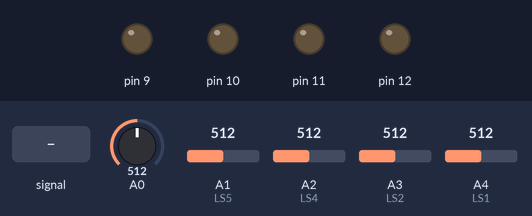
This sketch was run on a simulated Arduino Uno, built with avr-gcc and run on an emulated ATmega328P. Parts: output pins drawn as LEDs (lit = HIGH). Dashed ring = blinking. Inputs (shaded band) come from the test bench; at power-on: A3 (LS2) = 512, A0 = 512, A1 (LS5) = 512, A2 (LS4) = 512, A4 (LS1) = 512. What the sketch prints to the serial monitor is not drawn.

Above: at 1.2 s.
1.3 s: A4 (LS1) fed a 200 Hz sine of ±255 counts around its level
At 2.19 s:
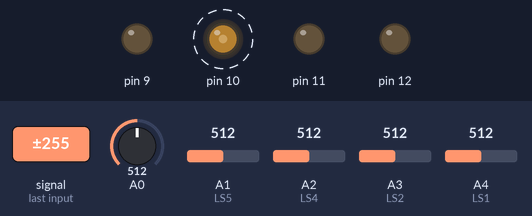
4.3 s: A3 (LS2) set to 95
7.3 s: A3 (LS2) set to 85
At 8.3 s:
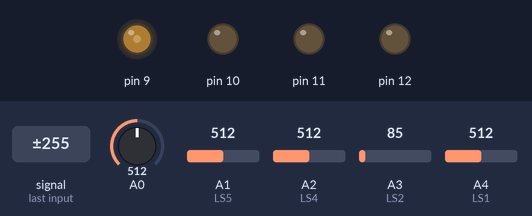
8.8 s: A3 (LS2) set to 247
10.3 s: A3 (LS2) set to 273
At 10.98 s:
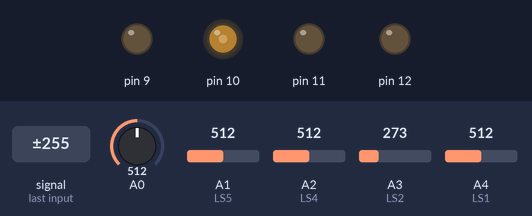
13.3 s: A0 set to 355
16.3 s: A0 set to 324
At 16.83 s:
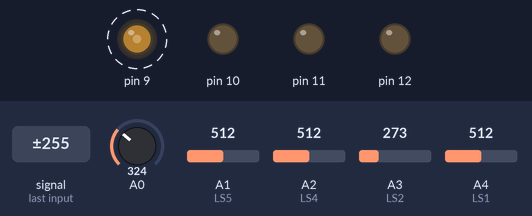
Timing chart, 0 to 20.3 s (numbered marks = the images above; inputs shaded):
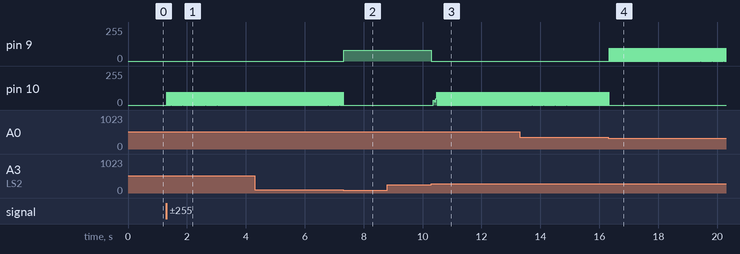

The sketch:

ECE110_Final.ino
```cpp
/*****************************************
ECE 110 Final Project
Author: Ali Afridi
Start Date: 11/13/2012
Last Edited: 12/10/2012
******************************************/

#include <stdio.h>
#include <stdlib.h>
#include <math.h>

//Inputs
#define LS1 A4
#define LS2 A3
#define LS4 A2
#define LS5 A1

//Outputs
#define LM 9 //Left motor
#define RM 10 //Right motor
#define white_val 315 //Value at which white tape is detected
#define outer_white_val 250 //Value at which white tape is detected
#define turn_val 260 //Value at which white tape is detected
#define split_val 90 //Value at which grey tape is detected
#define motor_speed 95
#define speed0 0
#define speed80 80

void setup()
{
  Serial.begin(9600);
  int i;
  for (i=2; i<7; i++) //pins 2 through 6 are now inputs
  {
    pinMode(i,INPUT);
  }
  for (i=9; i<13; i++) //pins 7 through 9 are now outputs
  {
    pinMode(i,OUTPUT);
  }
}

void loop()
{
  Serial.println(" ");
  if((analogRead(LS1) < white_val || analogRead(LS5)<white_val) && analogRead(LS2) > split_val && analogRead(LS4) > split_val ) //Split, Both center sensors see white
  {
    //Implement Split Circuit
    int color_val1 = analogRead(0);
    Serial.println("Split");

    if((color_val1 < 340)) //grey (turn right)
    {
      right();
    }

    else
    {
      left();
    }
  }

  else if(analogRead(LS1) < white_val && analogRead(LS2) < white_val && analogRead(LS4) < white_val && analogRead(LS5) < white_val) //All sensors see black
  {
    straight();
  }

  else if(analogRead(LS1) < white_val && analogRead(LS2) < white_val && analogRead(LS4) > white_val && analogRead(LS5) < white_val) //LS4 sees white, turn right
  {
    right();
  }

  else if(analogRead(LS1) < white_val && analogRead(LS2) < white_val && analogRead(LS4) > white_val && analogRead(LS5) > outer_white_val) //LS4 and LS5 see white, right angle turn right
  {
    sharper_right();
  }

  else if(analogRead(LS1) < white_val && analogRead(LS2) > white_val && analogRead(LS4) > white_val && analogRead(LS5) > outer_white_val) //LS4 and LS5 see white, right angle turn right
  {
    sharper_right();
  }

  else if(analogRead(LS1) < white_val && analogRead(LS2) > white_val && analogRead(LS4) < white_val && analogRead(LS5) < white_val) //LS2 sees white, Turn Left
  {
    left();
  }

  else if(analogRead(LS1) > outer_white_val && analogRead(LS2) > white_val && analogRead(LS4) < white_val && analogRead(LS5) < white_val) //LS1 and LS2 see white, Right angle turn left
  {
    sharper_left();
  }

  else if(analogRead(LS1) > outer_white_val && analogRead(LS2) > white_val && analogRead(LS4) > white_val && analogRead(LS5) < white_val) //LS1 and LS2 see white, Right angle turn left
  {
    sharper_left();
  }

  else if(analogRead(LS1) > white_val && analogRead(LS2) > white_val && analogRead(LS4) > white_val && analogRead(LS5) > white_val)//all sensors see white, stop
  {
    halt();
  }

  else //something else happened, which shouldn't have happened
  {
    digitalWrite(13, HIGH);
    halt();
  }
}

//Functions

void straight()
{
  analogWrite(9, motor_speed);
  analogWrite(10, motor_speed);
}

void left()
{
  analogWrite(9, speed0);
  analogWrite(10, motor_speed);
}

void right()
{
  analogWrite(9, motor_speed);
  analogWrite(10, speed0);
}

void sharper_left()
{
  while (analogRead(LS4) < turn_val)
  {
  analogWrite(9, speed0);
  analogWrite(10, speed80);
  }
}

void sharper_right()
{
  while (analogRead(LS2) < turn_val)
  {
    analogWrite(9, speed80);
    analogWrite(10,speed0);
  }
}

void halt()
{
  analogWrite( 9, speed0 );
  analogWrite( 10, speed0 );
}
```

Measured:
- the behaviour switches between 91 and 90 on A3 (LS2) (found by bisection; images 1 and 2)
- the behaviour switches between 259 and 260 on A3 (LS2) (found by bisection; images 2 and 3)
- the behaviour switches between 340 and 339 on A0 (found by bisection; images 3 and 4)
- after the input at 1.3 s, pin 10: alternates 95/255 for 0.02 s and 0/255 for 0.03 s, starting at once
- after the input at 7.3 s, pin 9: 0/255 → 80/255 at once; pin 10: goes on until 7.3 s, then stays 0/255
- after the input at 10.3 s, pin 9: 80/255 → 0/255 at once
- after the input at 16.3 s, pin 9: alternates 95/255 for 0.01 s and 0/255 for 0.04 s, starting at once; pin 10: goes on until 16.3 s, then stays 0/255
